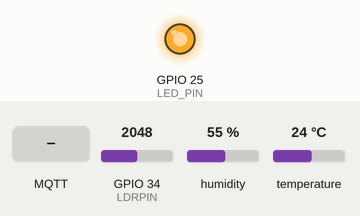
Recording of a sketch running on a simulated ESP32. Shown: output pins drawn as LEDs (lit = HIGH). Dashed ring = blinking. The inputs (shaded band) are chosen by the test bench; at power-on: GPIO 34 (LDRPIN) = 2048, humidity 55 %, temperature 24 °C. WiFi joins after 1.5 s; servers stay silent unless stated; no MQTT or app messages arrive unless stated; what the sketch prints to the serial monitor is not drawn.

Above: at 3.2 s.
3.3 s: GPIO 34 (LDRPIN) set to 7
6.5 s: GPIO 34 (LDRPIN) set to 4
At 9.0 s:
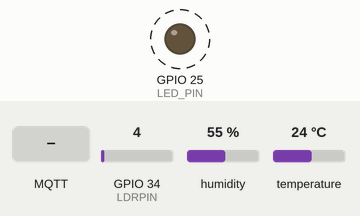
12.8 s: MQTT message "scan_wifi" arrives on the first subscribed topic
16.3 s: MQTT message "change_wifi" arrives on the first subscribed topic
19.8 s: GPIO 34 (LDRPIN) set to 491
22.0 s: GPIO 34 (LDRPIN) set to 0
At 25.7 s:
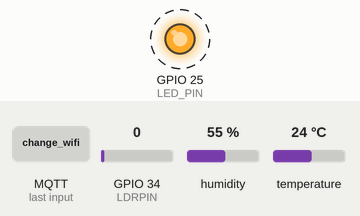
Timing chart, 0 to 29.3 s (numbered marks = the images above; inputs shaded):
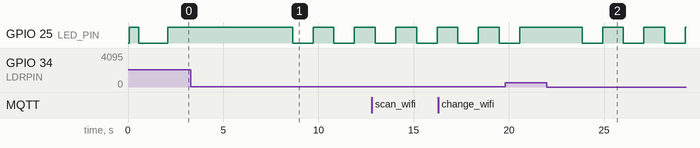

Measured:
- the behaviour switches between 6 and 5 on GPIO 34 (LDRPIN) (found by bisection; images 0 and 1)
- after the input at 3.3 s, every drawn part: stays the same
- after the input at 6.5 s, GPIO 25 (LED_PIN): alternates HIGH for 1.1 s and LOW for 1.1 s, starting after 2.1 s
- after the input at 22.0 s, GPIO 25 (LED_PIN): alternates HIGH for 1.1 s and LOW for 1.1 s, starting after 1.8 s

The sketch:

mold_scanner_pro.ino
```cpp
/*
 * ============================================================
 *  FUNGIGUARD AI - ESP32 PRO (FULL FEATURED)
 *  LED: SOLID=OK, BLINK=1 Sensor Error, OFF=All Error
 *  MQTT: Kirim sensor + wifi_ssid + rssi + wifi_list
 *  Control: Terima perintah scan_wifi & change_wifi
 * ============================================================
 */

#include <WiFi.h>
#include <WiFiClientSecure.h>
#include <PubSubClient.h>
#include <ArduinoJson.h>
#include <WiFiManager.h>
#include <Preferences.h>
#include <DHT.h>

// --- SENSOR & PIN ---
#define DHTPIN 26
#define DHTTYPE DHT11
#define LDRPIN 34
#define LED_PIN 25

// --- IDENTITAS ALAT ---
const String myDeviceID = "mold-scanner-04";

// --- MQTT HIVEMQ CLOUD ---
const char* mqtt_server = "4ecff5933a704e218192a9a9390c3580.s1.eu.hivemq.cloud";
const int   mqtt_port   = 8883;
const char* mqtt_username = "ayamA";
const char* mqtt_password = "Al280805.";

const String TOPIC_SENSOR  = "doc/data/" + myDeviceID + "/sensor";
const String TOPIC_STATUS  = "doc/data/" + myDeviceID + "/status";
const String TOPIC_CONTROL = "doc/data/" + myDeviceID + "/control";

WiFiClientSecure espClient;
PubSubClient     mqttClient(espClient);
DHT              dht(DHTPIN, DHTTYPE);
SemaphoreHandle_t mqttMutex;
Preferences prefs;

// Flag perintah dari web
volatile bool shouldScanWifi    = false;
volatile bool shouldChangeWifi  = false;
String        pendingSSID       = "";
String        pendingPass       = "";

// ============================================================
//  SETUP
// ============================================================
void setup() {
  Serial.begin(9600);
  Serial.println("\n\n========================================");
  Serial.println("      FUNGIGUARD AI BOOTING...");
  Serial.println("========================================");

  pinMode(LED_PIN, OUTPUT);
  dht.begin();

  mqttMutex = xSemaphoreCreateMutex();
  espClient.setInsecure();

  // Test LED startup
  digitalWrite(LED_PIN, HIGH);
  delay(500);
  digitalWrite(LED_PIN, LOW);

  WiFiManager wm;
  wm.setConnectTimeout(60);
  wm.setConfigPortalTimeout(180);

  if (!wm.autoConnect("MoldScanner-04")) {
    Serial.println("[WIFI] Gagal konek, restart...");
    delay(3000);
    ESP.restart();
  }

  Serial.print("[WIFI] Terhubung ke: ");
  Serial.println(WiFi.SSID());
  Serial.print("[WIFI] RSSI: ");
  Serial.println(WiFi.RSSI());

  mqttClient.setServer(mqtt_server, mqtt_port);
  mqttClient.setCallback(onMqttMessage);

  xTaskCreatePinnedToCore(TaskMQTTCode,   "TaskMQTT",   8192, NULL, 1, NULL, 0);
  xTaskCreatePinnedToCore(TaskSensorCode, "TaskSensor", 4096, NULL, 1, NULL, 1);
}

void loop() { delay(100); }

// ============================================================
//  MQTT CALLBACK (Terima perintah dari Web)
// ============================================================
void onMqttMessage(char* topic, byte* payload, unsigned int length) {
  String msg;
  for (unsigned int i = 0; i < length; i++) msg += (char)payload[i];

  Serial.println("[CONTROL] Perintah diterima: " + msg);

  JsonDocument doc;
  if (deserializeJson(doc, msg) != DeserializationError::Ok) return;

  const char* cmd = doc["command"];
  if (!cmd) return;

  if (strcmp(cmd, "scan_wifi") == 0) {
    shouldScanWifi = true;
    Serial.println("[CONTROL] Scan WiFi diminta...");
  }
  else if (strcmp(cmd, "change_wifi") == 0) {
    pendingSSID  = doc["ssid"].as<String>();
    pendingPass  = doc["password"].as<String>();
    shouldChangeWifi = true;
    Serial.println("[CONTROL] Ganti WiFi ke: " + pendingSSID);
  }
  else if (strcmp(cmd, "reset_wifi") == 0) {
    Serial.println("[CONTROL] Reset WiFi diminta...");
    WiFiManager wm;
    wm.resetSettings();
    ESP.restart();
  }
}

// ============================================================
//  TASK 1: MQTT
// ============================================================
void TaskMQTTCode(void* pvParameters) {
  for (;;) {
    if (!mqttClient.connected()) {
      Serial.println("[MQTT] Mencoba koneksi...");
      String clientId = "ESP32-Mold-" + myDeviceID;
      if (mqttClient.connect(clientId.c_str(), mqtt_username, mqtt_password)) {
        Serial.println("[MQTT] CONNECTED!");
        mqttClient.subscribe(TOPIC_CONTROL.c_str());
      } else {
        Serial.print("[MQTT] FAILED rc=");
        Serial.println(mqttClient.state());
        vTaskDelay(5000 / portTICK_PERIOD_MS);
      }
    }
    xSemaphoreTake(mqttMutex, portMAX_DELAY);
    mqttClient.loop();
    xSemaphoreGive(mqttMutex);
    vTaskDelay(10 / portTICK_PERIOD_MS);
  }
}

// ============================================================
//  TASK 2: SENSOR + WIFI + CONTROL
// ============================================================
void TaskSensorCode(void* pvParameters) {
  static bool ledState = false;
  for (;;) {
    // --- HANDLE SCAN WIFI ---
    if (shouldScanWifi) {
      shouldScanWifi = false;
      Serial.println("[WIFI] Scanning jaringan...");
      int n = WiFi.scanNetworks();
      if (n > 0) {
        JsonDocument doc;
        doc["type"] = "wifi_list";
        JsonArray arr = doc["networks"].to<JsonArray>();
        for (int i = 0; i < n && i < 10; i++) {
          JsonObject net = arr.add<JsonObject>();
          net["ssid"] = WiFi.SSID(i);
          net["rssi"] = WiFi.RSSI(i);
        }
        String out;
        serializeJson(doc, out);
        xSemaphoreTake(mqttMutex, portMAX_DELAY);
        mqttClient.publish(TOPIC_STATUS.c_str(), out.c_str());
        xSemaphoreGive(mqttMutex);
        Serial.println("[WIFI] Scan selesai, " + String(n) + " jaringan ditemukan");
      }
      WiFi.scanDelete();
    }

    // --- HANDLE CHANGE WIFI ---
    if (shouldChangeWifi) {
      shouldChangeWifi = false;
      Serial.println("[WIFI] Menghubungkan ke: " + pendingSSID);
      WiFi.begin(pendingSSID.c_str(), pendingPass.c_str());
      int timeout = 0;
      while (WiFi.status() != WL_CONNECTED && timeout < 20) {
        vTaskDelay(500 / portTICK_PERIOD_MS);
        timeout++;
      }
      if (WiFi.status() == WL_CONNECTED) {
        Serial.println("[WIFI] Berhasil terhubung ke: " + pendingSSID);
      } else {
        Serial.println("[WIFI] Gagal, kembali ke jaringan sebelumnya");
      }
    }

    // --- BACA SENSOR ---
    float h = dht.readHumidity();
    float t = dht.readTemperature();
    int   ldrValue = analogRead(LDRPIN);

    bool dhtOk = !isnan(h) && !isnan(t);
    bool ldrOk = (ldrValue > 5 && ldrValue < 4090);

    // --- SMART LED ---
    if (dhtOk && ldrOk) {
      digitalWrite(LED_PIN, HIGH);
    } else if (dhtOk || ldrOk) {
      ledState = !ledState;
      digitalWrite(LED_PIN, ledState);
    } else {
      digitalWrite(LED_PIN, LOW);
    }

    // --- KIRIM DATA SENSOR + WIFI INFO ---
    if (dhtOk || ldrOk) {
      JsonDocument doc;
      doc["deviceId"] = myDeviceID;

      JsonObject dhtObj = doc["dht"].to<JsonObject>();
      dhtObj["temperature"] = dhtOk ? t : 0;
      dhtObj["humidity"]    = dhtOk ? h : 0;

      doc["ldr"]       = ldrOk ? ldrValue : 0;
      doc["timestamp"] = millis();

      // Tambahkan info WiFi langsung di payload sensor
      doc["wifi_ssid"] = WiFi.SSID();
      doc["rssi"]      = WiFi.RSSI();

      String output;
      serializeJson(doc, output);

      Serial.println("[DATA] " + output);

      if (mqttClient.connected()) {
        xSemaphoreTake(mqttMutex, portMAX_DELAY);
        mqttClient.publish(TOPIC_SENSOR.c_str(), output.c_str());
        xSemaphoreGive(mqttMutex);
      }
    } else {
      Serial.println("[SENSOR] Critical Error: Semua sensor mati!");
    }

    vTaskDelay(1000 / portTICK_PERIOD_MS);
  }
}
```
